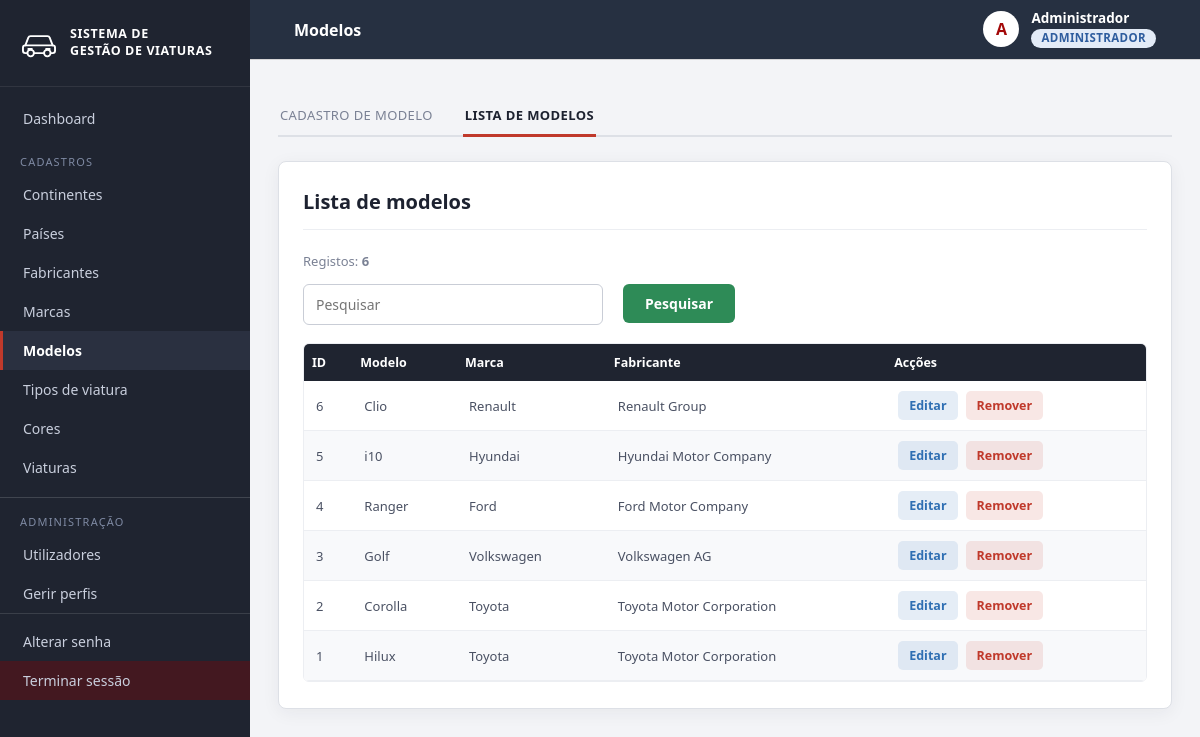
The page /view/ListarModelo.php (signed in) on the database its author committed.
### tables this page shows
CREATE TABLE modelo (
    idModelo   INT AUTO_INCREMENT PRIMARY KEY,
    nomeModelo VARCHAR(80) NOT NULL,
    idMarca    INT NOT NULL,
    activo     TINYINT(1) NOT NULL DEFAULT 1,
    FOREIGN KEY (idMarca) REFERENCES marca (idMarca)
);

CREATE TABLE marca (
    idMarca      INT AUTO_INCREMENT PRIMARY KEY,
    nomeMarca    VARCHAR(80) NOT NULL,
    idFabricante INT NOT NULL,
    activo       TINYINT(1) NOT NULL DEFAULT 1,
    FOREIGN KEY (idFabricante) REFERENCES fabricante (idFabricante)
);

CREATE TABLE fabricante (
    idFabricante   INT AUTO_INCREMENT PRIMARY KEY,
    nomeFabricante VARCHAR(80) NOT NULL,
    idPais         INT NOT NULL,
    activo         TINYINT(1) NOT NULL DEFAULT 1,
    FOREIGN KEY (idPais) REFERENCES pais (idPais)
);

### controller/controllerLogin.php (called while the page is built, shortened)
<?php
include_once(__DIR__ . "/helpers.php");
include_once(__DIR__ . "/controllerLog.php");
function eAdministrador()
{
    return isset($_SESSION['idPerfil']) && (int) $_SESSION['idPerfil'] === ID_PERFIL_ADMIN;
}
function temPermissao($chave)
{
    global $conexao;
    static $chaves = null;
    if (eAdministrador() && strpos($chave, 'log:') !== 0) {
        return true;
    }
    if ($chaves === null) {
        $chaves = array();
        $idPerfil = (int) ($_SESSION['idPerfil'] ?? 0);
        $sql = "select p.chave from perfil_permissao pp
                join permissao p on p.codigoPermissao = pp.codigoPermissao
                where pp.idPerfil=" . $idPerfil;
        $result = mysqli_query($conexao, $sql);
        if ($result) {
            while ($rs = mysqli_fetch_assoc($result)) {
                array_push($chaves, $rs['chave']);
            }
        }
    }
    return in_array($chave, $chaves);
}

### controller/controllerMarca.php (called while the page is built, shortened)
<?php
include_once(__DIR__ . "/helpers.php");
include_once(__DIR__ . "/controllerLog.php");
function montarMarca($rs)
{
    return new Marca($rs['idMarca'], $rs['nomeMarca'], $rs['idFabricante'], $rs['nomeFabricante']);
}
function consultarMarca($filtro = "", $ordem = "m.idMarca desc")
{
    global $conexao;
    $lista = array();
    $sql = "select m.*, f.nomeFabricante from marca m join fabricante f on f.idFabricante = m.idFabricante where m.activo=1" . $filtro . " order by " . $ordem;
    $result = mysqli_query($conexao, $sql);
    if ($result) {
        while ($rs = mysqli_fetch_assoc($result)) {
            array_push($lista, montarMarca($rs));
        }
    }
    return $lista;
}

### controller/helpers.php (called while the page is built, shortened)
<?php
function e($texto)
{
    return htmlspecialchars((string) $texto, ENT_QUOTES, 'UTF-8');
}

### model/Modelo.php (called while the page is built, shortened)
<?php
class Modelo
{
    private $idModelo;
    private $nomeModelo;
    private $nomeMarca;
    private $nomeFabricante;
    public function __construct($idModelo, $nomeModelo, $idMarca, $nomeMarca = null, $nomeFabricante = null)
    {
        $this->idModelo = $idModelo;
        $this->nomeModelo = $nomeModelo;
        $this->nomeMarca = $nomeMarca;
        $this->nomeFabricante = $nomeFabricante;
    }
    public function getIdModelo()
    {
        return $this->idModelo;
    }
    public function getNomeModelo()
    {
        return $this->nomeModelo;
    }
    public function getNomeMarca()
    {
        return $this->nomeMarca;
    }
    public function getNomeFabricante()
    {
        return $this->nomeFabricante;
    }
}

### controller/controllerModelo.php (called while the page is built, shortened)
<?php
include_once(__DIR__ . "/../model/Modelo.php");
include_once(__DIR__ . "/helpers.php");
include_once(__DIR__ . "/controllerLog.php");
function montarModelo($rs)
{
    return new Modelo($rs['idModelo'], $rs['nomeModelo'], $rs['idMarca'], $rs['nomeMarca'], $rs['nomeFabricante']);
}
function consultarModelo($filtro = "", $ordem = "f.idFabricante desc, ma.nomeMarca, mo.nomeModelo")
{
    global $conexao;
    $lista = array();
    $sql = "select mo.*, ma.nomeMarca, f.nomeFabricante from modelo mo join marca ma on ma.idMarca = mo.idMarca join fabricante f on f.idFabricante = ma.idFabricante where mo.activo=1" . $filtro . " order by " . $ordem;
    $result = mysqli_query($conexao, $sql);
    if ($result) {
        while ($rs = mysqli_fetch_assoc($result)) {
            array_push($lista, montarModelo($rs));
        }
    }
    return $lista;
}
function listarModelo()
{
    return consultarModelo();
}

### view/ListarModelo.php (the view, shortened to what this page needs)
<?php
include_once __DIR__ . '/../controller/controllerLogin.php';
include_once __DIR__ . '/../controller/controllerModelo.php';
include_once __DIR__ . '/../controller/controllerMarca.php';
$pesquisa = trim($_GET['pesquisa'] ?? '');
$lista = $pesquisa != '' ? pesquisarModelo($pesquisa) : listarModelo();
$podeEditar = temPermissao('modelo:actualizar');
$podeRemover = temPermissao('modelo:remover');
?>
<!DOCTYPE html>
<html lang="pt">
<head>
    <link rel="stylesheet" href="css/estilo.css">
</head>
<body>
    <?php include __DIR__ . '/partials/menu.php'; ?>
    <div class="mae">
        <div class="cabecalho">
            <div class="abas">
                <?php if (temPermissao('modelo:criar')) { ?><a href="CadastrarModelo.php" class="aba">CADASTRO DE MODELO</a><?php } ?>
                <div class="aba abaAtiva">LISTA DE MODELOS</div>
            </div>
        </div>
        <div class="dalheee">
            <div class="card">
                <div class="topo">
                    <h1 class="titulo"><strong>Lista de modelos</strong></h1>
                </div>
                <p class="totalRegistos">Registos: <strong><?= count($lista) ?></strong></p>
                <form method="get">
                    <div class="linha">
                        <div class="campo campoBusca">
                            <input type="text" name="pesquisa" class="input" placeholder="Pesquisar" value="<?= e($pesquisa) ?>">
                        </div>
                        <div class="campo">
                            <button type="submit" class="botao">Pesquisar</button>
                        </div>
                    </div>
                </form>
                <div class="tabela">
                    <table>
                        <thead>
                            <tr>
                                <th>ID</th>
                                <th>Modelo</th>
                                <th>Marca</th>
                                <th>Fabricante</th>
                                <th>Acções</th>
                            </tr>
                        </thead>
                        <tbody>
                            <?php if (count($lista) == 0) { ?>
                                <tr>
                                    <td colspan="5">SEM NENHUM MODELO REGISTADO</td>
                                </tr>
                            <?php } else { ?>
                                <?php foreach ($lista as $item) { ?>
                                    <tr>
                                        <td><?= $item->getIdModelo() ?></td>
                                        <td><?= e($item->getNomeModelo()) ?></td>
                                        <td><?= e($item->getNomeMarca()) ?></td>
                                        <td><?= e($item->getNomeFabricante()) ?></td>
                                        <td>
                                            <div class="acoes">
                                                <?php if ($podeEditar) { ?>
                                                    <a href="#editar-<?= $item->getIdModelo() ?>" class="botaoAtualizar">Editar</a>
                                                <?php } ?>
                                                <?php if ($podeRemover) { ?>
                                                    <a href="#remover-<?= $item->getIdModelo() ?>" class="botaoRemover">Remover</a>
                                                <?php } ?>
                                            </div>
                                        </td>
                                    </tr>
                                <?php } ?>
                            <?php } ?>
                        </tbody>
                    </table>
                </div>
            </div>
        </div>
    </div>
</body>
</html>

### view/css/estilo.css (style rules this page uses)
:root { --escuro: #1f2430; --escuro-2: #2a3040; --acento: #c0392b; --acento-hover: #a93226; --verde: #2e8b57; --verde-hover: #25744a; --azul: #2f6fb3; --azul-hover: #265a93; --fundo: #f3f4f7; --branco: #ffffff; --borda: #dde0e6; --texto: #1d2230; --texto-medio: #4a5163; --texto-claro: #7a8194; }
* { margin: 0; padding: 0; box-sizing: border-box; font-family: 'Segoe UI', 'Trebuchet MS', Arial, sans-serif; }
body { background-color: var(--fundo); color: var(--texto); min-height: 100vh; }
.mae { margin-left: 250px; min-height: 100vh; display: flex; flex-direction: column; padding: 92px 28px 40px; }
.cabecalho { position: sticky; top: 60px; z-index: 10; background-color: var(--fundo); padding-top: 4px; margin-bottom: 24px; }
.abas { display: flex; gap: 28px; max-width: 1400px; margin: 0 auto; border-bottom: 2px solid var(--borda); }
.aba { padding: 10px 2px; font-size: 13px; letter-spacing: 0.4px; color: var(--texto-claro); text-decoration: none; }
.abaAtiva { color: var(--texto); font-weight: bold; border-bottom: 3px solid var(--acento); margin-bottom: -2px; }
.dalheee { width: 100%; display: flex; justify-content: center; }
.card { width: 100%; max-width: 1400px; margin: 0 auto; background-color: var(--branco); border: 1px solid var(--borda); border-radius: 8px; padding: 26px 24px; box-shadow: 0 4px 18px rgba(31, 36, 48, 0.06); }
.topo { margin-bottom: 22px; padding-bottom: 14px; border-bottom: 1px solid #eceef2; }
.titulo { font-size: 20px; color: var(--texto); }
.linha { display: flex; gap: 20px; }
.campo { margin-bottom: 18px; }
.campoBusca { width: 300px; }
.input { width: 100%; padding: 10px 12px; border: 1px solid #c9cdd6; border-radius: 6px; font-size: 14px; color: var(--texto); background-color: #ffffff; transition: border-color 0.15s ease, box-shadow 0.15s ease; }
.botao { display: inline-block; padding: 10px 22px; border: none; border-radius: 6px; background-color: var(--verde); color: #ffffff; font-size: 14px; font-weight: 600; text-decoration: none; cursor: pointer; white-space: nowrap; }
.tabela { width: 100%; max-height: calc(100vh - 360px); min-height: 280px; overflow: auto; border: 1px solid #eceef2; border-radius: 6px; }
table { width: 100%; border-collapse: collapse; background-color: #ffffff; }
thead th { position: sticky; top: 0; z-index: 2; background-color: var(--escuro); color: #ffffff; text-align: left; padding: 10px 8px; font-size: 12.5px; font-weight: 600; white-space: nowrap; }
tbody td { padding: 10px 12px; white-space: nowrap; font-size: 13px; color: var(--texto-medio); border-bottom: 1px solid #eceef2; }
tbody tr:nth-child(even) { background-color: #f8f9fb; }
.acoes { display: flex; gap: 8px; }
.acoes a, .acoes button { border: none; border-radius: 5px; padding: 6px 11px; font-size: 12.5px; font-weight: 600; text-decoration: none; white-space: nowrap; cursor: pointer; transition: background-color 0.15s ease, color 0.15s ease; }
.botaoAtualizar { color: #2f6fb3; background-color: rgba(47, 111, 179, 0.12); }
.botaoRemover { color: #c0392b; background-color: rgba(192, 57, 43, 0.12); }
.totalRegistos { margin-bottom: 14px; font-size: 13px; color: var(--texto-claro); }

### rows shown on the page
modelo: idModelo "6", nomeModelo "Clio", idMarca.nomeMarca "Renault", fabricante.nomeFabricante "Renault Group"
modelo: idModelo "5", nomeModelo "i10", idMarca.nomeMarca "Hyundai", fabricante.nomeFabricante "Hyundai Motor Company"
modelo: idModelo "4", nomeModelo "Ranger", idMarca.nomeMarca "Ford", fabricante.nomeFabricante "Ford Motor Company"
modelo: idModelo "3", nomeModelo "Golf", idMarca.nomeMarca "Volkswagen", fabricante.nomeFabricante "Volkswagen AG"
modelo: idModelo "2", nomeModelo "Corolla", idMarca.nomeMarca "Toyota", fabricante.nomeFabricante "Toyota Motor Corporation"
modelo: idModelo "1", nomeModelo "Hilux", idMarca.nomeMarca "Toyota", fabricante.nomeFabricante "Toyota Motor Corporation"

### other values the page prints
$entidade['menu'] "Continentes"
$entidade['menu'] "Países"
$entidade['menu'] "Fabricantes"
$entidade['menu'] "Marcas"
$entidade['menu'] "Modelos"
$entidade['menu'] "Tipos de viatura"
$entidade['menu'] "Cores"
$entidade['menu'] "Viaturas"
$tituloTopo "Modelos"
substr($nomeTopo, 0, 1) "A"
$nomeTopo "Administrador"
$_SESSION['perfil'] "ADMINISTRADOR"
count($lista) "6"
